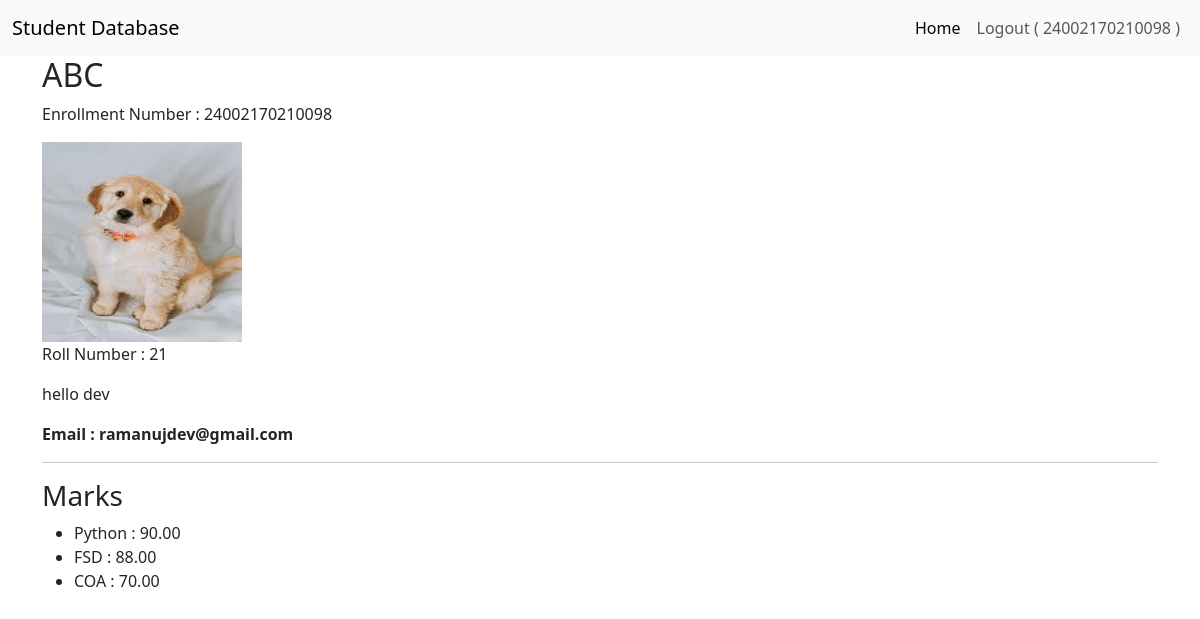
Page /detail/3 (signed in) on the earlier database version.
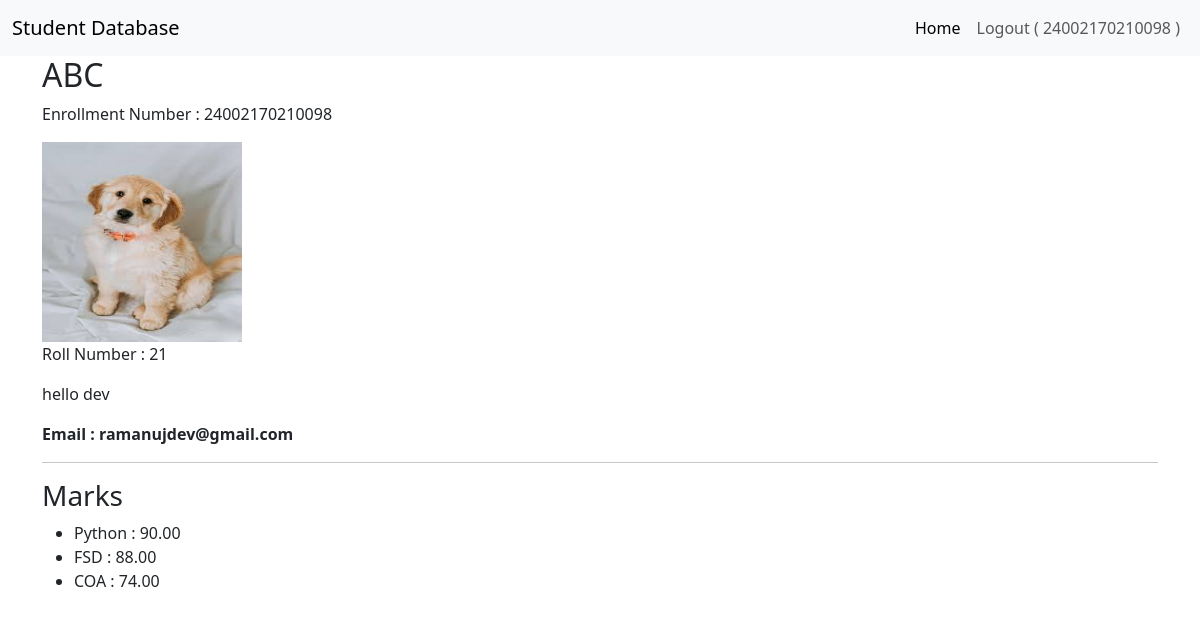
Same page on the later database version.
### student/models.py (models this page shows, shortened)
class StudentData1(models.Model):
    user=models.ForeignKey(User,on_delete=models.CASCADE,related_name='student_profile',null=True,blank=True)
    name=models.CharField(max_length=50)
    roll=models.IntegerField()
    enroll=models.BigIntegerField()
    image =models.ImageField(upload_to='student/image',blank=True)
    desc=models.TextField()
    email=models.EmailField(null=True)
    url=models.URLField(blank=True)
    python=models.DecimalField(decimal_places=2,max_digits=10,default=0)
    fsd=models.DecimalField(decimal_places=2,max_digits=10)
    coa=models.DecimalField(decimal_places=2,max_digits=10)

### student/views.py (the view)
# urls.py: path('detail/<int:student_id>' , views.detail , name="detail"),
@login_required
def detail(request , student_id):
    student = get_object_or_404(StudentData1 , pk = student_id)
    if request.user.groups.filter(name = "Faculty").exists():
        return render(request , "detail.html" , {"data" : student , "is_faculty" : True})
    if hasattr(request.user , "student_profile") and student.user == request.user :
        return render(request , "detail.html" , {"data" : student , "is_faculty" : False})
    return render(request , "detail.html" , {"data" : student , "error" : "You dont have permission to access this page."})

### student/templates/detail.html (shortened to what this page needs)
{% extends 'base.html' %}
{% block content %}
    <div class="container">
        {% if error %}
            <div class="alert alert-danger">
                {{ error }}
            </div>
        {% else %}
            <h2>{{ data.name }}</h2>
            <p>Enrollment Number : {{ data.enroll }}</p>
            <img src="{{ data.image.url }}" height="200" width="200">
            <p>Roll Number : {{ data.roll }}</p>
            <p>{{ data.desc }}</p>
            <p><b>Email : {{ data.email }}</b></p>
            <hr>
            <h3>Marks</h3>
            <ul>
                <li>Python : {{ data.python }}</li>
                <li>FSD : {{ data.fsd }}</li>
                <li>COA : {{ data.coa }}</li>
            </ul>
        {% endif %}
    </div>
{% endblock %}

Differences in the rows shown:
changed StudentData1 "ABC": coa "70.00" → "74.00"
